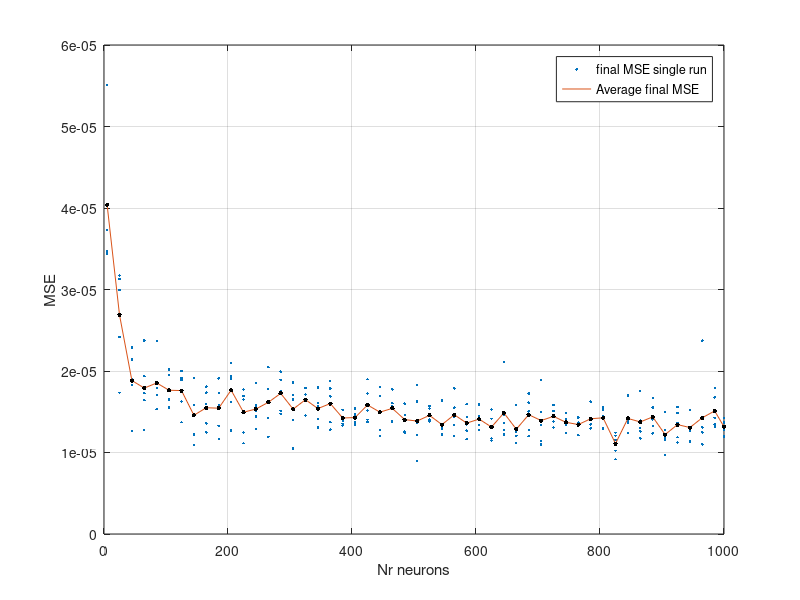
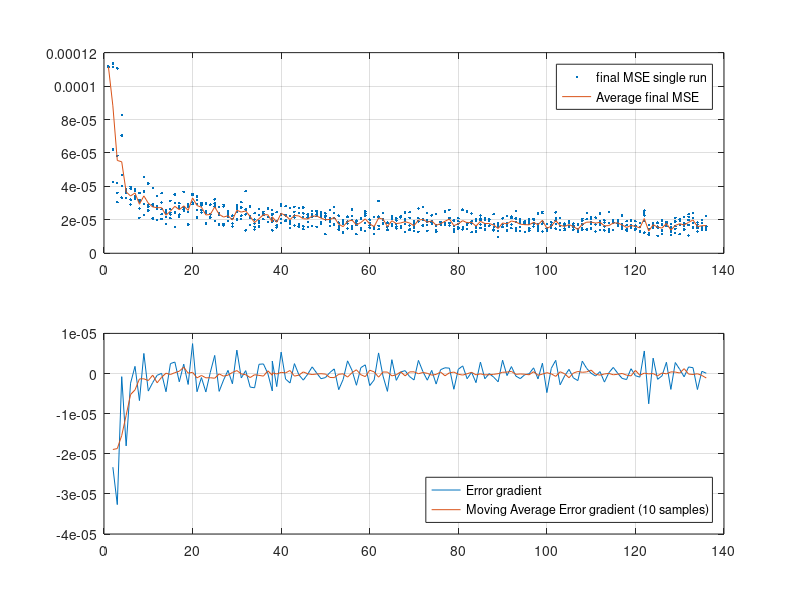

MATLAB code to generate these figures, in order:
clear all 
close all
a1=load('nnglobalsessionupto565.mat');
a2=load('nnglobalsession565to645.mat');

a3=load('nnglobalsession645845.mat');
a4=load('nnglobalsession865andup.mat');
a5=load('nnglobalsession1000.mat');
% a6=load('nnglobalsession2000.mat');
% a7=load('nnglobalsession1500.mat');
% a8=load('nnglobalsession12501750.mat');
neval=3001; % #datapoints 
El=a1.El;
El=[El;a2.El(6:end,:);a3.El(6:end,:);a4.El;a5.El;];%a6.El;a7.El;a8.El];
El(:,2)=El(:,2)/neval;
Elmean=[];

k=0;
n_prev=El(1,1);
m=0;
i=1;
variance =[];
while i<size(El,1)
   q=find(El(:,1)==El(i,1));
   r=El(q,:);
   Elmean=[Elmean; mean(r,1)];
   variance=[variance;El(i,1),var(r(:,2))];
   i=q(end)+1;
   dummy=2;
end

[~,k]=sort(Elmean(:,1));
Elmean=Elmean(k,:);

figure('Position',[10,10,1200,400]);
plot(El(:,1),El(:,2),'.')
hold on 
plot(Elmean(:,1),Elmean(:,2));
hold on 
plot(Elmean(:,1),Elmean(:,2),'.k','markersize',10);
grid on
xlabel('Nr neurons')
ylabel('MSE')
legend('final MSE single run','Average final MSE');
saveas(gcf,'Report/plots/nnopti.eps','epsc');

b1=load("findoptimumRBFNN.mat");
b2=load("findoptimumRBFNNupto38.mat");

El2=b2.El; 
El3=b1.El;
El2=[El2;El3]./[1,neval];
Elm=[b2.El_mean;b1.El_mean]./[1,neval];
grad=diff(Elm(:,2));
grad=[Elm(2:end,1),grad];
grad_m=movmean(grad(:,2),5);
threshold=-1e-6;
window=10;
for k=window:size(grad_m,1)
    grads=grad_m(k-(window+-1):k);
    ns=grad(k-(window+-1):k,1);
    T=grads>threshold;
    if sum(T)==window
        n=ns(end);
        break
    end
end



figure('Position',[10,10,1200,800])
subplot(211)
plot(El2(:,1),El2(:,2),'.')
hold on
plot(Elm(:,1),Elm(:,2))
grid on
legend('final MSE single run','Average final MSE');
subplot(212)
plot(grad(:,1),grad(:,2))
hold on
plot(grad(:,1),grad_m);
grid on 
legend('Error gradient','Moving Average Error gradient (10 samples)','location','southeast')
saveas(gcf,'Report/plots/nnopti2.eps','epsc');
